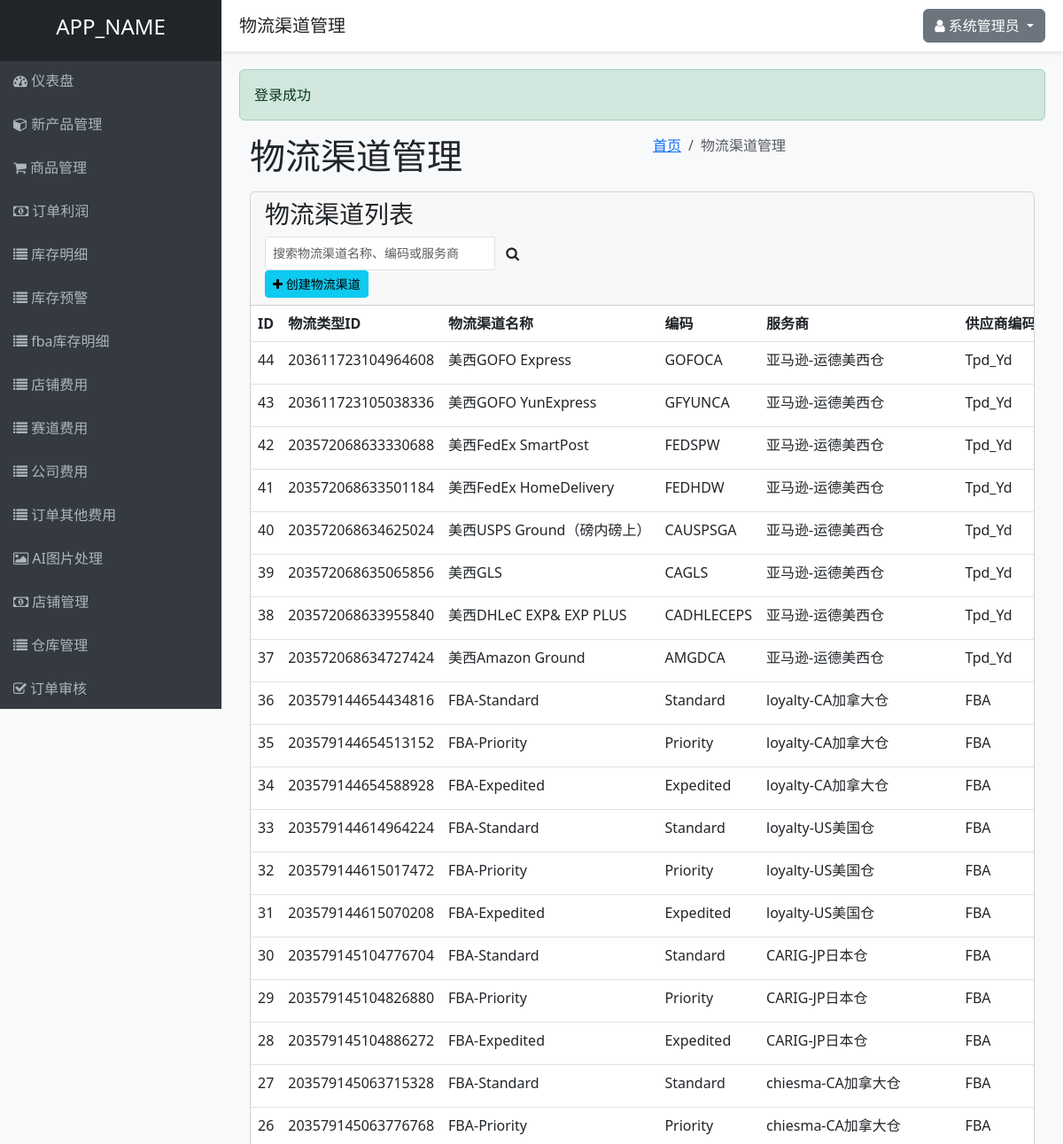
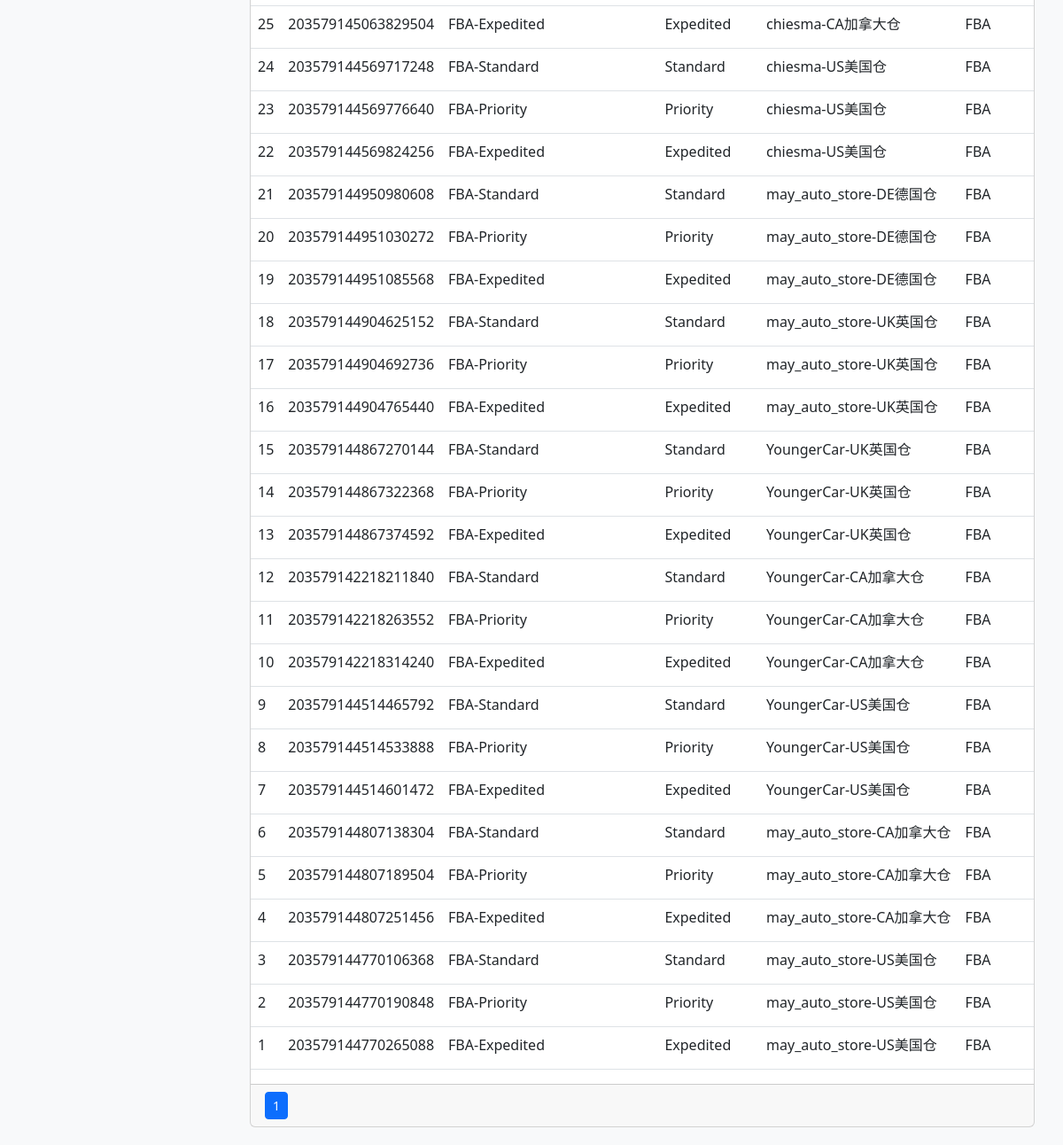
/logistics.php (signed in), run on the app's committed database (2 pictures, top to bottom).
### tables this page shows
CREATE TABLE IF NOT EXISTS logistics (
     
    id BIGINT AUTO_INCREMENT PRIMARY KEY COMMENT '自增主键',
     
    type_id VARCHAR(64) NOT NULL COMMENT '物流类型ID',
    is_used TINYINT NOT NULL COMMENT '是否启用 1-启用 0-禁用',
    name VARCHAR(128) NOT NULL COMMENT '物流渠道名称',
    code VARCHAR(64) NOT NULL COMMENT '物流渠道编码',
    logistics_provider_id VARCHAR(64) NOT NULL COMMENT '物流服务商ID',
    order_type TINYINT NOT NULL COMMENT '订单类型',
    channel_type TINYINT NOT NULL COMMENT '渠道类型',
    relate_olt_id VARCHAR(64) NOT NULL DEFAULT '0' COMMENT '关联OLT ID',
    fee_template_id BIGINT NOT NULL DEFAULT 0 COMMENT '费用模板ID',
    billing_type TINYINT NOT NULL DEFAULT 0 COMMENT '计费类型',
    volume_param INT NOT NULL COMMENT '体积参数',
    warehouse_type TINYINT NOT NULL COMMENT '仓库类型',
    logistics_provider_name VARCHAR(128) NOT NULL COMMENT '物流服务商名称',
    provider_is_used TINYINT NOT NULL COMMENT '服务商是否启用 1-启用 0-禁用',
    is_platform_provider TINYINT NOT NULL COMMENT '是否平台服务商 1-是 0-否',
    supplier_code VARCHAR(64) NOT NULL COMMENT '供应商编码',
    wp_code VARCHAR(64) NOT NULL COMMENT '仓库编码',
    type TINYINT NOT NULL COMMENT '物流类型',
    wid INT NOT NULL COMMENT '仓库ID',
    is_combine_channel BOOLEAN NOT NULL COMMENT '是否组合渠道',
    tms_provider_id BIGINT NOT NULL DEFAULT 0 COMMENT 'TMS服务商ID',
    tms_provider_type TINYINT NOT NULL DEFAULT 0 COMMENT 'TMS服务商类型',
    supplier_id BIGINT NOT NULL DEFAULT 0 COMMENT '供应商ID',
    is_support_domestic_provider BOOLEAN NOT NULL COMMENT '是否支持国内服务商',
    is_need_marking BOOLEAN NOT NULL COMMENT '是否需要标记',
     
    create_time DATETIME NOT NULL DEFAULT CURRENT_TIMESTAMP COMMENT '创建时间',
    update_time DATETIME NOT NULL DEFAULT CURRENT_TIMESTAMP ON UPDATE CURRENT_TIMESTAMP COMMENT '更新时间',
    
     
    INDEX idx_type_id (type_id),
    INDEX idx_code (code),
    INDEX idx_logistics_provider_id (logistics_provider_id),
    INDEX idx_wid (wid),
    INDEX idx_is_used (is_used)
);

### controllers/LogisticsController.php (called while the page is built, shortened)
<?php
require_once ADMIN_PANEL_DIR . '/models/Logistics.php';
class LogisticsController {
    private $logisticsModel;
    public function __construct() {
        $this->logisticsModel = new Logistics();
    }
    public function index() {
        $page = max(1, (int)($_GET['page'] ?? 1));
        $limit = 50;
        $offset = ($page - 1) * $limit;
        $keyword = $_GET['keyword'] ?? '';
        if ($keyword) {
            $logisticsList = $this->logisticsModel->search($keyword, $limit, $offset);
            $totalCount = $this->logisticsModel->getSearchCount($keyword);
        } else {
            $logisticsList = $this->logisticsModel->getAll($limit, $offset);
            $totalCount = $this->logisticsModel->getCount();
        }
        $totalPages = ceil($totalCount / $limit);
        include VIEWS_DIR . '/layouts/header.php';
        include VIEWS_DIR . '/logistics/index.php';
        include VIEWS_DIR . '/layouts/footer.php';
    }
}

### includes/database.php (called while the page is built, shortened)
<?php
class Database {
    private static $instance = null;
    private $conn;
    private function __construct() {
        try {
            $this->conn = new PDO(
                "mysql:host=" . DB_HOST . ";dbname=" . DB_NAME . ";charset=utf8",
                DB_USER,
                DB_PASS,
                [
                    PDO::ATTR_ERRMODE => PDO::ERRMODE_EXCEPTION,
                    PDO::ATTR_DEFAULT_FETCH_MODE => PDO::FETCH_ASSOC,
                    PDO::ATTR_EMULATE_PREPARES => false
                ]
            );
        } catch(PDOException $e) {
            die("数据库连接失败: " . $e->getMessage());
        }
    }
    public static function getInstance() {
        if(self::$instance === null) {
            self::$instance = new Database();
        }
        return self::$instance;
    }
    public function query($sql, $params = []) {
        $stmt = $this->conn->prepare($sql);
        $stmt->execute($params);
        return $stmt;
    }
}
?>

### models/Logistics.php (called while the page is built, shortened)
<?php
require_once ADMIN_PANEL_DIR . '/includes/database.php';
class Logistics {
    private $db;
    public function __construct() {
        $this->db = Database::getInstance();
    }
    public function getAll($limit = null, $offset = 0) {
        $sql = "SELECT * FROM logistics ORDER BY id DESC";
        $params = [];
        if ($limit) {
            $sql .= " LIMIT ? OFFSET ?";
            $params[] = $limit;
            $params[] = $offset;
        }
        $stmt = $this->db->query($sql, $params);
        return $stmt->fetchAll();
    }
    public function getCount() {
        $sql = "SELECT COUNT(*) FROM logistics";
        $stmt = $this->db->query($sql);
        return $stmt->fetchColumn();
    }
}

### views/logistics/index.php (the view, shortened to what this page needs)
<?php $title = '物流渠道管理'; ?>
<div class="content-wrapper">
    <section class="content-header">
        <div class="container-fluid">
            <div class="row mb-2">
                <div class="col-sm-6">
                    <h1><?php echo $title; ?></h1>
                </div>
                <div class="col-sm-6">
                    <ol class="breadcrumb float-sm-right">
                        <li class="breadcrumb-item"><a href="<?php echo ADMIN_PANEL_URL; ?>/dashboard.php">首页</a></li>
                        <li class="breadcrumb-item active">物流渠道管理</li>
                    </ol>
                </div>
            </div>
        </div>
    </section>
    <section >
        <div class="container-fluid">
            <div class="row">
                <div class="col-12">
                    <div class="card">
                        <div class="card-header">
                            <h3 class="card-title">物流渠道列表</h3>
                            <div class="card-tools">
                                <div class="input-group input-group-sm" style="width: 300px;">
                                    <input type="text" name="keyword" class="form-control float-right" placeholder="搜索物流渠道名称、编码或服务商" value="<?php echo htmlspecialchars($keyword ?? ''); ?>">
                                    <div class="input-group-append">
                                        <button type="submit" class="btn btn-default" onclick="window.location.href='<?php echo ADMIN_PANEL_URL; ?>/logistics.php?keyword='+encodeURIComponent(document.querySelector('input[name=keyword]').value)">
                                            <i class="fa fa-search"></i>
                                        </button>
                                    </div>
                                </div>
                                <button type="button" class="btn btn-info btn-sm ml-2" onclick="window.location.href='<?php echo ADMIN_PANEL_URL; ?>/logistics.php?action=create'">
                                    <i class="fa fa-plus"></i> 创建物流渠道
                                </button>
                            </div>
                        </div>
                        <div class="card-body table-responsive p-0">
                            <table class="table table-hover text-nowrap">
                                <thead>
                                    <tr>
                                        <th>ID</th>
                                        <th>物流类型ID</th>
                                        <th>物流渠道名称</th>
                                        <th>编码</th>
                                        <th>服务商</th>
                                        <th>供应商编码</th>
                                    </tr>
                                </thead>
                                <tbody>
                                    <?php if (!empty($logisticsList)): ?>
                                        <?php foreach ($logisticsList as $logistics): ?>
                                            <tr>
                                                <td><?php echo $logistics['id']; ?></td>
                                                <td><?php echo $logistics['type_id']; ?></td>
                                                <td><?php echo htmlspecialchars($logistics['name']); ?></td>
                                                <td><?php echo htmlspecialchars($logistics['code']); ?></td>
                                                <td><?php echo htmlspecialchars($logistics['logistics_provider_name']); ?></td>
                                                <td><?php echo htmlspecialchars($logistics['supplier_code']); ?></td>
                                            </tr>
                                        <?php endforeach; ?>
                                    <?php else: ?>
                                        <tr>
                                            <td colspan="9" class="text-center">暂无数据</td>
                                        </tr>
                                    <?php endif; ?>
                                </tbody>
                            </table>
                        </div>
                        <div class="card-footer clearfix">
                            <ul class="pagination pagination-sm m-0 float-right">
                                <?php for ($i = max(1, $page - 2); $i <= min($totalPages, $page + 2); $i++): ?>
                                    <li class="page-item <?php echo $i == $page ? 'active' : ''; ?>">
                                        <a class="page-link" href="<?php echo ADMIN_PANEL_URL; ?>/logistics.php?page=<?php echo $i; ?>&keyword=<?php echo urlencode($keyword ?? ''); ?>"><?php echo $i; ?></a>
                                    </li>
                                <?php endfor; ?>
                            </ul>
                        </div>
                    </div>
                </div>
            </div>
        </div>
    </section>
</div>

### data on the page
logistics: id "44", type "203611723104964608", name "美西GOFO Express", code "GOFOCA", logistics_provider_name "亚马逊-运德美西仓", supplier_code "Tpd_Yd"
logistics: id "43", type "203611723105038336", name "美西GOFO YunExpress", code "GFYUNCA", logistics_provider_name "亚马逊-运德美西仓", supplier_code "Tpd_Yd"
logistics: id "42", type "203572068633330688", name "美西FedEx SmartPost", code "FEDSPW", logistics_provider_name "亚马逊-运德美西仓", supplier_code "Tpd_Yd"
logistics: id "41", type "203572068633501184", name "美西FedEx HomeDelivery", code "FEDHDW", logistics_provider_name "亚马逊-运德美西仓", supplier_code "Tpd_Yd"
logistics: id "40", type "203572068634625024", name "美西USPS Ground（磅内磅上）", code "CAUSPSGA", logistics_provider_name "亚马逊-运德美西仓", supplier_code "Tpd_Yd"
logistics: id "39", type "203572068635065856", name "美西GLS", code "CAGLS", logistics_provider_name "亚马逊-运德美西仓", supplier_code "Tpd_Yd"
logistics: id "38", type "203572068633955840", name "美西DHLeC EXP& EXP PLUS", code "CADHLECEPS", logistics_provider_name "亚马逊-运德美西仓", supplier_code "Tpd_Yd"
logistics: id "37", type "203572068634727424", name "美西Amazon Ground", code "AMGDCA", logistics_provider_name "亚马逊-运德美西仓", supplier_code "Tpd_Yd"
logistics: id "36", type "203579144654434816", name "FBA-Standard", code "Standard", logistics_provider_name "loyalty-CA加拿大仓", supplier_code "FBA"
logistics: id "35", type "203579144654513152", name "FBA-Priority", code "Priority", logistics_provider_name "loyalty-CA加拿大仓", supplier_code "FBA"
logistics: id "34", type "203579144654588928", name "FBA-Expedited", code "Expedited", logistics_provider_name "loyalty-CA加拿大仓", supplier_code "FBA"
logistics: id "33", type "203579144614964224", name "FBA-Standard", code "Standard", logistics_provider_name "loyalty-US美国仓", supplier_code "FBA"
logistics: id "32", type "203579144615017472", name "FBA-Priority", code "Priority", logistics_provider_name "loyalty-US美国仓", supplier_code "FBA"
logistics: id "31", type "203579144615070208", name "FBA-Expedited", code "Expedited", logistics_provider_name "loyalty-US美国仓", supplier_code "FBA"
logistics: id "30", type "203579145104776704", name "FBA-Standard", code "Standard", logistics_provider_name "CARIG-JP日本仓", supplier_code "FBA"
logistics: id "29", type "203579145104826880", name "FBA-Priority", code "Priority", logistics_provider_name "CARIG-JP日本仓", supplier_code "FBA"
logistics: id "28", type "203579145104886272", name "FBA-Expedited", code "Expedited", logistics_provider_name "CARIG-JP日本仓", supplier_code "FBA"
logistics: id "27", type "203579145063715328", name "FBA-Standard", code "Standard", logistics_provider_name "chiesma-CA加拿大仓", supplier_code "FBA"
logistics: id "26", type "203579145063776768", name "FBA-Priority", code "Priority", logistics_provider_name "chiesma-CA加拿大仓", supplier_code "FBA"
logistics: id "25", type "203579145063829504", name "FBA-Expedited", code "Expedited", logistics_provider_name "chiesma-CA加拿大仓", supplier_code "FBA"
logistics: id "24", type "203579144569717248", name "FBA-Standard", code "Standard", logistics_provider_name "chiesma-US美国仓", supplier_code "FBA"
logistics: id "23", type "203579144569776640", name "FBA-Priority", code "Priority", logistics_provider_name "chiesma-US美国仓", supplier_code "FBA"
logistics: id "22", type "203579144569824256", name "FBA-Expedited", code "Expedited", logistics_provider_name "chiesma-US美国仓", supplier_code "FBA"
logistics: id "21", type "203579144950980608", name "FBA-Standard", code "Standard", logistics_provider_name "may_auto_store-DE德国仓", supplier_code "FBA"
logistics: id "20", type "203579144951030272", name "FBA-Priority", code "Priority", logistics_provider_name "may_auto_store-DE德国仓", supplier_code "FBA"
logistics: id "19", type "203579144951085568", name "FBA-Expedited", code "Expedited", logistics_provider_name "may_auto_store-DE德国仓", supplier_code "FBA"
logistics: id "18", type "203579144904625152", name "FBA-Standard", code "Standard", logistics_provider_name "may_auto_store-UK英国仓", supplier_code "FBA"
logistics: id "17", type "203579144904692736", name "FBA-Priority", code "Priority", logistics_provider_name "may_auto_store-UK英国仓", supplier_code "FBA"
logistics: id "16", type "203579144904765440", name "FBA-Expedited", code "Expedited", logistics_provider_name "may_auto_store-UK英国仓", supplier_code "FBA"
logistics: id "15", type "203579144867270144", name "FBA-Standard", code "Standard", logistics_provider_name "YoungerCar-UK英国仓", supplier_code "FBA"
logistics: id "14", type "203579144867322368", name "FBA-Priority", code "Priority", logistics_provider_name "YoungerCar-UK英国仓", supplier_code "FBA"
logistics: id "13", type "203579144867374592", name "FBA-Expedited", code "Expedited", logistics_provider_name "YoungerCar-UK英国仓", supplier_code "FBA"
logistics: id "12", type "203579142218211840", name "FBA-Standard", code "Standard", logistics_provider_name "YoungerCar-CA加拿大仓", supplier_code "FBA"
logistics: id "11", type "203579142218263552", name "FBA-Priority", code "Priority", logistics_provider_name "YoungerCar-CA加拿大仓", supplier_code "FBA"
logistics: id "10", type "203579142218314240", name "FBA-Expedited", code "Expedited", logistics_provider_name "YoungerCar-CA加拿大仓", supplier_code "FBA"
logistics: id "9", type "203579144514465792", name "FBA-Standard", code "Standard", logistics_provider_name "YoungerCar-US美国仓", supplier_code "FBA"
logistics: id "8", type "203579144514533888", name "FBA-Priority", code "Priority", logistics_provider_name "YoungerCar-US美国仓", supplier_code "FBA"
logistics: id "7", type "203579144514601472", name "FBA-Expedited", code "Expedited", logistics_provider_name "YoungerCar-US美国仓", supplier_code "FBA"
logistics: id "6", type "203579144807138304", name "FBA-Standard", code "Standard", logistics_provider_name "may_auto_store-CA加拿大仓", supplier_code "FBA"
logistics: id "5", type "203579144807189504", name "FBA-Priority", code "Priority", logistics_provider_name "may_auto_store-CA加拿大仓", supplier_code "FBA"
logistics: id "4", type "203579144807251456", name "FBA-Expedited", code "Expedited", logistics_provider_name "may_auto_store-CA加拿大仓", supplier_code "FBA"
logistics: id "3", type "203579144770106368", name "FBA-Standard", code "Standard", logistics_provider_name "may_auto_store-US美国仓", supplier_code "FBA"
logistics: id "2", type "203579144770190848", name "FBA-Priority", code "Priority", logistics_provider_name "may_auto_store-US美国仓", supplier_code "FBA"
logistics: id "1", type "203579144770265088", name "FBA-Expedited", code "Expedited", logistics_provider_name "may_auto_store-US美国仓", supplier_code "FBA"

### other printed values
APP_NAME "APP_NAME"
$title "物流渠道管理"
$_SESSION['full_name'] "系统管理员"
$success "登录成功"
